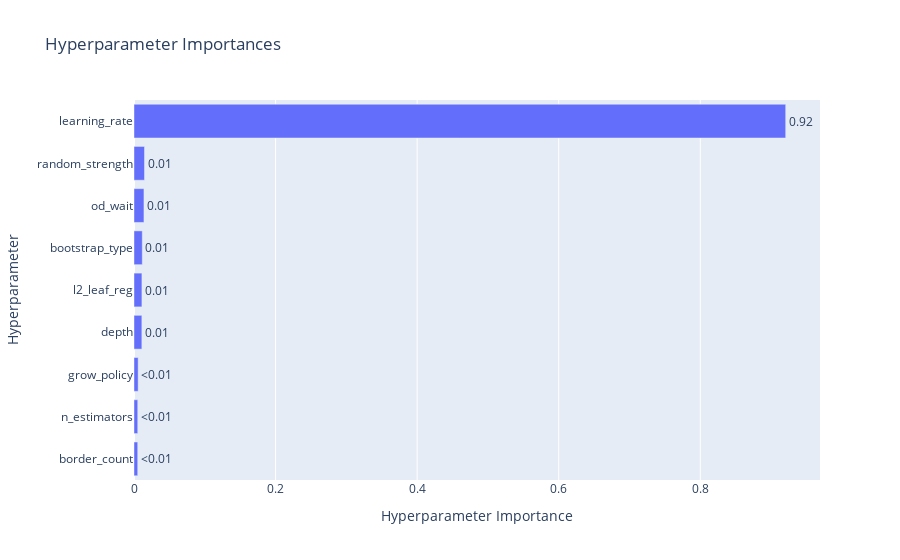

The code cell stored with this chart in its notebook:
### Code cell
# Hyperparameter importances

optuna.visualization.plot_param_importances(study)

### Figure 1 — Plotly figure (JSON) as saved in the notebook; plotly's stock layout.template omitted (floating-point values rounded to 4 significant figures)
{"data": [{"cliponaxis": false, "hovertemplate": ["border_count (IntDistribution): 0.005272274761113378<extra></extra>", "n_estimators (IntDistribution): 0.005310308908908139<extra></extra>", "grow_policy (CategoricalDistribution): 0.005867940282440787<extra></extra>", "depth (IntDistribution): 0.011108767170211595<extra></extra>", "l2_leaf_reg (FloatDistribution): 0.011186727464563048<extra></extra>", "bootstrap_type (CategoricalDistribution): 0.011682881313628308<extra></extra>", "od_wait (IntDistribution): 0.014053664054802498<extra></extra>", "random_strength (FloatDistribution): 0.01483576333446522<extra></extra>", "learning_rate (FloatDistribution): 0.9206816727098671<extra></extra>"], "name": "Objective Value", "orientation": "h", "text": ["<0.01", "<0.01", "<0.01", "0.01", "0.01", "0.01", "0.01", "0.01", "0.92"], "textposition": "outside", "type": "bar", "x": [0.005272, 0.00531, 0.005868, 0.01111, 0.01119, 0.01168, 0.01405, 0.01484, 0.9207], "y": ["border_count", "n_estimators", "grow_policy", "depth", "l2_leaf_reg", "bootstrap_type", "od_wait", "random_strength", "learning_rate"]}], "layout": {"title": {"text": "Hyperparameter Importances"}, "xaxis": {"title": {"text": "Hyperparameter Importance"}}, "yaxis": {"title": {"text": "Hyperparameter"}}}}
